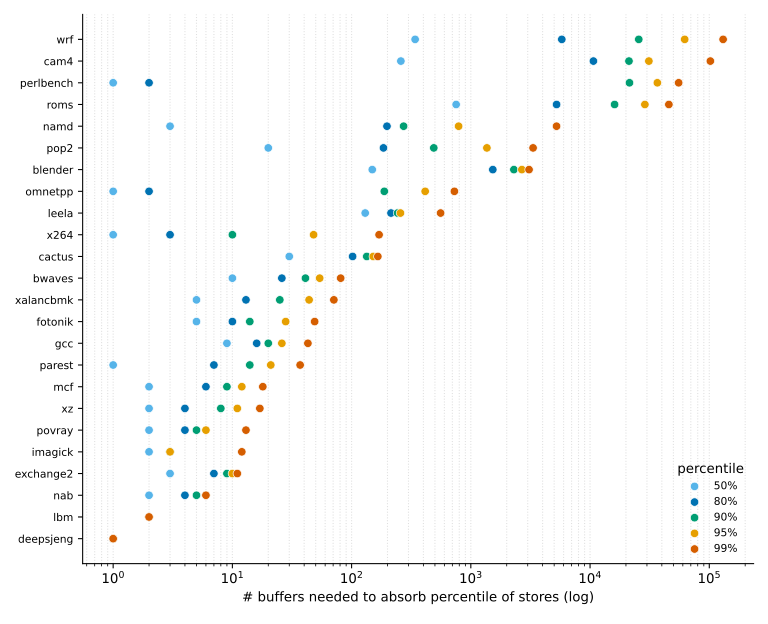

Source code (Python):
#!/usr/bin/env python3
"""Write-concentration percentiles per bench.

Dot plot: y-axis is bench, x-axis is the number of buffers needed to absorb
50 / 80 / 90 / 95 / 99 % of stores (log scale). The horizontal spread per
bench summarises the long tail — a tight cluster on the left means a few
buffers carry almost everything; a wide spread means traffic is diffuse.
"""
from pathlib import Path

import matplotlib.pyplot as plt
import pandas as pd

HERE = Path(__file__).resolve().parent
OUT  = HERE / "figure.svg"

PERCENTILES = [
    ("top_for_50pct", "50%", "#56B4E9"),
    ("top_for_80pct", "80%", "#0072B2"),
    ("top_for_90pct", "90%", "#009E73"),
    ("top_for_95pct", "95%", "#E69F00"),
    ("top_for_99pct", "99%", "#D55E00"),
]


def main() -> None:
    df = pd.read_csv(HERE / "result.csv").sort_values("top_for_99pct")
    benches = df["bench"].tolist()
    y       = range(len(benches))

    fig, ax = plt.subplots(figsize=(8.0, 6.5))
    for col, label, color in PERCENTILES:
        ax.scatter(df[col], y, color=color, label=label, s=40,
                   edgecolor="white", linewidth=0.5, zorder=3)

    ax.set_yticks(list(y))
    ax.set_yticklabels(benches, fontsize=8)
    ax.set_xscale("log")
    ax.set_xlabel("# buffers needed to absorb percentile of stores (log)")
    ax.grid(axis="x", which="both", linestyle=":", alpha=0.4)
    ax.set_axisbelow(True)
    for spine in ("top", "right"):
        ax.spines[spine].set_visible(False)
    ax.legend(title="percentile", loc="lower right", frameon=False, fontsize=8)

    fig.tight_layout()
    fig.savefig(OUT, format="svg")
    print(f"wrote {OUT}")


if __name__ == "__main__":
    main()
